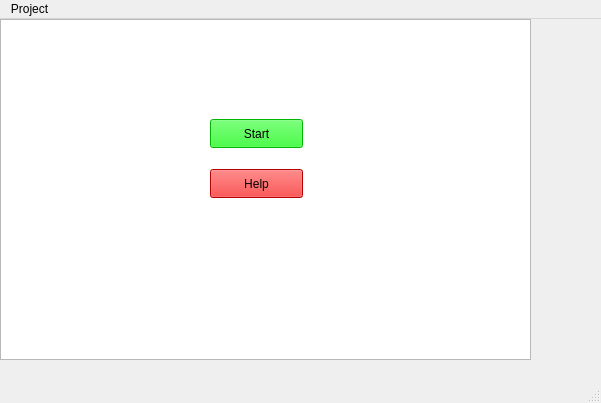
<?xml version="1.0" encoding="UTF-8"?>
<ui version="4.0">
 <class>MainWindow</class>
 <widget class="QMainWindow" name="MainWindow">
  <property name="geometry">
   <rect>
    <x>0</x>
    <y>0</y>
    <width>601</width>
    <height>403</height>
   </rect>
  </property>
  <property name="windowTitle">
   <string>MainWindow</string>
  </property>
  <widget class="QWidget" name="centralwidget">
   <widget class="QTextEdit" name="textEdit">
    <property name="geometry">
     <rect>
      <x>0</x>
      <y>0</y>
      <width>531</width>
      <height>341</height>
     </rect>
    </property>
   </widget>
   <widget class="QPushButton" name="pushButton">
    <property name="geometry">
     <rect>
      <x>210</x>
      <y>100</y>
      <width>93</width>
      <height>29</height>
     </rect>
    </property>
    <property name="styleSheet">
     <string notr="true">QPushButton {
    background-color: rgb(0, 255, 0);
}</string>
    </property>
    <property name="text">
     <string>Start</string>
    </property>
   </widget>
   <widget class="QPushButton" name="pushButton_2">
    <property name="geometry">
     <rect>
      <x>210</x>
      <y>150</y>
      <width>93</width>
      <height>29</height>
     </rect>
    </property>
    <property name="styleSheet">
     <string notr="true">QPushButton {
    background-color: rgb(255, 0, 0);
}</string>
    </property>
    <property name="text">
     <string>Help</string>
    </property>
   </widget>
  </widget>
  <widget class="QStatusBar" name="statusbar"/>
  <widget class="QMenuBar" name="menuBar">
   <property name="geometry">
    <rect>
     <x>0</x>
     <y>0</y>
     <width>601</width>
     <height>26</height>
    </rect>
   </property>
   <widget class="QMenu" name="menuProject">
    <property name="title">
     <string>Project</string>
    </property>
   </widget>
   <addaction name="menuProject"/>
  </widget>
  <action name="actionAbout">
   <property name="text">
    <string>About</string>
   </property>
  </action>
  <action name="actionAbout_2">
   <property name="text">
    <string>About</string>
   </property>
  </action>
 </widget>
 <resources/>
 <connections/>
</ui>
